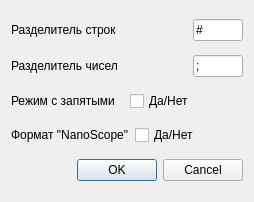
<?xml version="1.0" encoding="UTF-8"?>
<ui version="4.0">
 <class>ParserSettingsDialog</class>
 <widget class="QDialog" name="ParserSettingsDialog">
  <property name="geometry">
   <rect>
    <x>0</x>
    <y>0</y>
    <width>254</width>
    <height>202</height>
   </rect>
  </property>
  <property name="windowTitle">
   <string>Настройки</string>
  </property>
  <layout class="QVBoxLayout" name="verticalLayout">
   <item>
    <layout class="QHBoxLayout" name="horizontalLayout">
     <item>
      <widget class="QLabel" name="label">
       <property name="text">
        <string>Разделитель строк</string>
       </property>
      </widget>
     </item>
     <item>
      <widget class="QLineEdit" name="lineEdit">
       <property name="minimumSize">
        <size>
         <width>50</width>
         <height>0</height>
        </size>
       </property>
       <property name="maximumSize">
        <size>
         <width>50</width>
         <height>16777215</height>
        </size>
       </property>
       <property name="text">
        <string>#</string>
       </property>
       <property name="maxLength">
        <number>3</number>
       </property>
      </widget>
     </item>
    </layout>
   </item>
   <item>
    <layout class="QHBoxLayout" name="horizontalLayout_2">
     <item>
      <widget class="QLabel" name="label_2">
       <property name="text">
        <string>Разделитель чисел</string>
       </property>
      </widget>
     </item>
     <item>
      <widget class="QLineEdit" name="lineEdit_2">
       <property name="minimumSize">
        <size>
         <width>50</width>
         <height>0</height>
        </size>
       </property>
       <property name="maximumSize">
        <size>
         <width>50</width>
         <height>16777215</height>
        </size>
       </property>
       <property name="text">
        <string>;</string>
       </property>
       <property name="maxLength">
        <number>3</number>
       </property>
      </widget>
     </item>
    </layout>
   </item>
   <item>
    <layout class="QHBoxLayout" name="horizontalLayout_3">
     <item>
      <widget class="QLabel" name="label_3">
       <property name="text">
        <string>Режим с запятыми</string>
       </property>
      </widget>
     </item>
     <item>
      <widget class="QCheckBox" name="checkBox">
       <property name="text">
        <string>Да/Нет</string>
       </property>
      </widget>
     </item>
    </layout>
   </item>
   <item>
    <layout class="QHBoxLayout" name="horizontalLayout_4">
     <item>
      <widget class="QLabel" name="label_4">
       <property name="text">
        <string>Формат &quot;NanoScope&quot;</string>
       </property>
      </widget>
     </item>
     <item>
      <widget class="QCheckBox" name="checkBox_2">
       <property name="text">
        <string>Да/Нет</string>
       </property>
      </widget>
     </item>
    </layout>
   </item>
   <item>
    <widget class="QDialogButtonBox" name="buttonBox">
     <property name="orientation">
      <enum>Qt::Horizontal</enum>
     </property>
     <property name="standardButtons">
      <set>QDialogButtonBox::Cancel|QDialogButtonBox::Ok</set>
     </property>
    </widget>
   </item>
  </layout>
 </widget>
 <resources/>
 <connections>
  <connection>
   <sender>buttonBox</sender>
   <signal>accepted()</signal>
   <receiver>ParserSettingsDialog</receiver>
   <slot>accept()</slot>
   <hints>
    <hint type="sourcelabel">
     <x>248</x>
     <y>254</y>
    </hint>
    <hint type="destinationlabel">
     <x>157</x>
     <y>274</y>
    </hint>
   </hints>
  </connection>
  <connection>
   <sender>buttonBox</sender>
   <signal>rejected()</signal>
   <receiver>ParserSettingsDialog</receiver>
   <slot>reject()</slot>
   <hints>
    <hint type="sourcelabel">
     <x>316</x>
     <y>260</y>
    </hint>
    <hint type="destinationlabel">
     <x>286</x>
     <y>274</y>
    </hint>
   </hints>
  </connection>
 </connections>
</ui>
